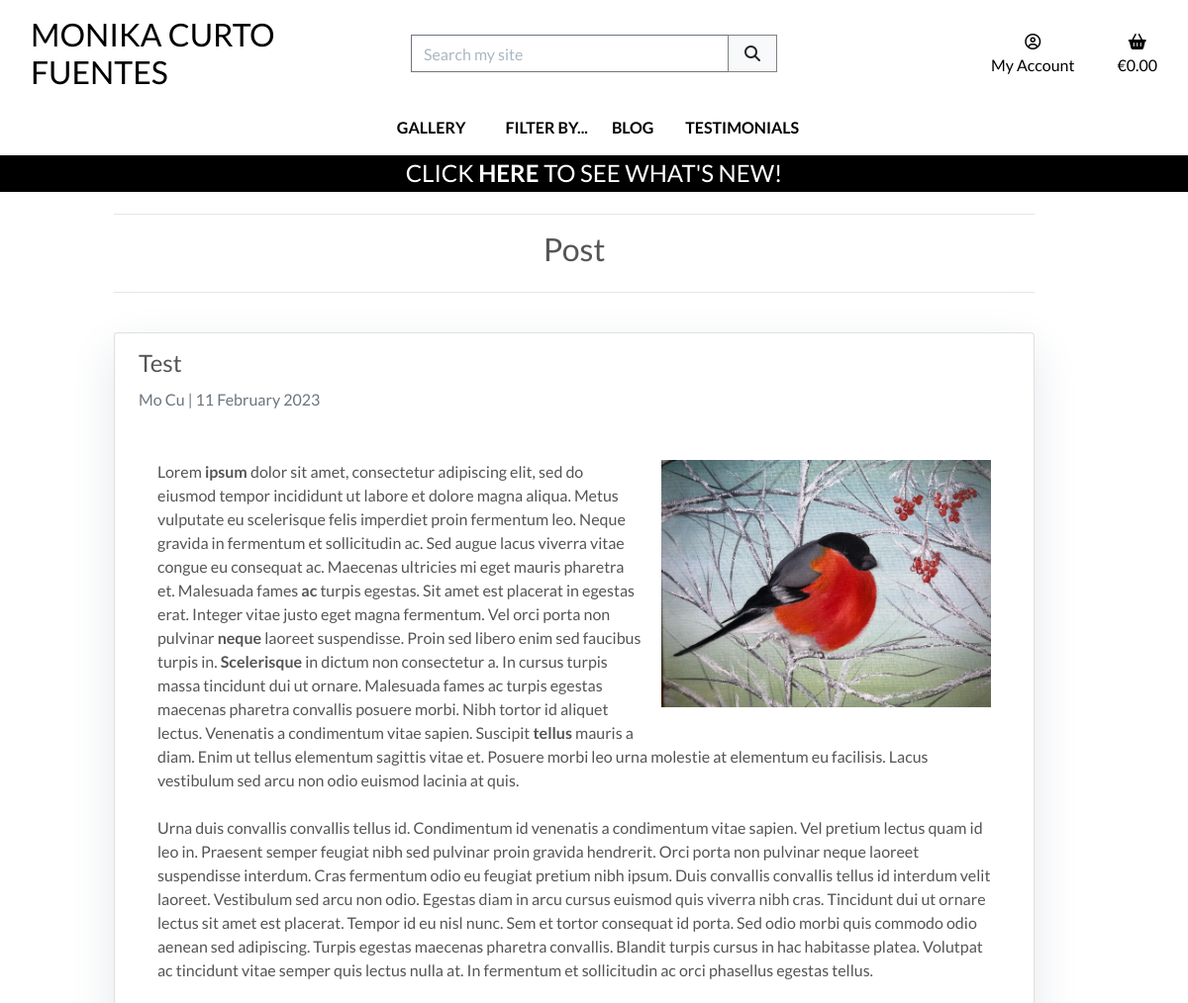
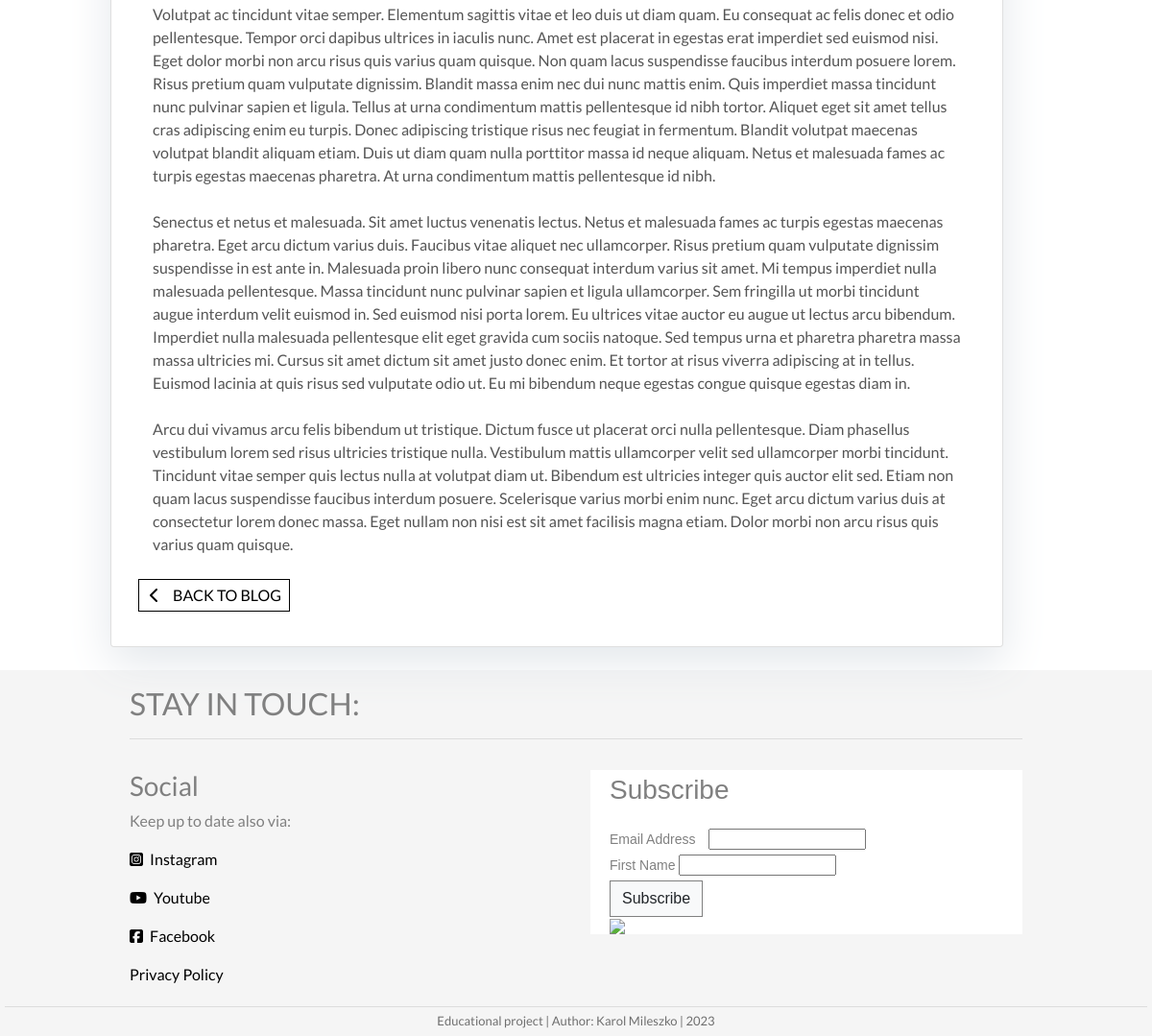
The app's page /blog/test/ with its own data (2 pictures, top to bottom).
### blog/models.py (models this page shows, shortened)
class Post(models.Model):
    title = models.CharField(
        max_length=150,
        unique=True)
    slug = models.SlugField(
        max_length=150,
        unique=True)
    author = models.ForeignKey(
        User,
        on_delete=models.SET_NULL,
        related_name="blog_posts",
        null=True,
        blank=True)
    content = models.TextField()
    featured_image = models.ImageField(
        null=True,
        blank=True)
    highlight = models.BooleanField(
        default=False)
    live = models.BooleanField(
        default=True)
    created_on = models.DateTimeField(
        auto_now_add=True)
    updated_on = models.DateTimeField(
        auto_now=True)
    class Meta:
        ordering = ['created_on']

### blog/views.py (the view)
class PostDetail(View):
    def get(self, request, slug):
        queryset = self.get_queryset()
        post = get_object_or_404(queryset, slug=slug)
        return render(
            request,
            "blog/post_detail.html",
            {
                "post": post,
            },
        )
    def get_queryset(self):
        if self.request.user.is_staff:
            return Post.objects.order_by("created_on")
        return Post.objects.filter(live=True).order_by("created_on")

### bag/contexts.py (called while the page is built, shortened)
def bag_contents(request):
    bag_items = []
    total = 0
    product_count = 0
    bag = request.session.get('bag', {})
    if total < settings.FREE_DELIVERY_THRESHOLD and total > 0:
        min_charge = settings.DELIVERY_MIN_CHARGE
        delivery = max(
            total * Decimal(settings.STANDARD_DELIVERY_PERCENTAGE / 100),
            min_charge)
        free_delivery_delta = settings.FREE_DELIVERY_THRESHOLD - total
    else:
        delivery = 0
        free_delivery_delta = 0
    grand_total = delivery + total
    context = {
        'bag_items': bag_items,
        'total': total,
        'product_count': product_count,
        'delivery': delivery,
        'free_delivery_delta': free_delivery_delta,
        'free_delivery_threshold': settings.FREE_DELIVERY_THRESHOLD,
        'grand_total': grand_total,
    }
    return context

### blog/templates/blog/post_detail.html (shortened to what this page needs)
{% extends "base.html" %}
{% load static %}
{% block page_header %}
    {% include "includes/page_header.html" with title="Post" subtitle="" %}
{% endblock %}
{% block content %}
        <div class="container mb-4 col-12 col-md-10 offset-md-1">
            <div class="row">
                <div class="col">
                    <div class="card px-2 py-3">
                        <h4 class="card-title ml-3">{{ post.title }}</h4>
                        <p class="card-text text-muted h6 ml-3">{{ post.author.get_full_name|default:post.author.username }} | {{ post.created_on | date:"d F Y" }} </p>
                        <div class="card-body">
                            <div class="col-12 col-lg-5 float-right details-image mt-4 mb-3 ml-1">
                                {% if post.featured_image %}
                                <img src="{{ post.featured_image.url }}"
                                    alt="featured photo for the blog post"
                                    class="w-100">
                                {% endif %}
                            </div>
                            <div class="col-12">
                                <p class="card-text float-md-right">{{post.content|safe }}</p>
                            </div>
                            <a href="{% url 'blog' %}"
                            class="btn btn-outline-black rounded-0 px-1 py-1">
                            <span class="icon">
                                <i class="fas fa-chevron-left"></i>
                            </span>
                            <span class="text-uppercase mx-1">Back to Blog</span>
                        </a>
                    </div>
                </div>
            </div>
        </div>
    </div>
{% endblock %}

### static/css/base.css (style rules this page uses)
html { height: 100%; }
body { background: url('/media/homepage_background.jpg') no-repeat center center fixed; background-size: cover; height: calc(100vh - 200px); color: #555; font-family: 'Lato'; }
a:link { color: black; text-decoration: none; }
.card-title { font-size: 1.5rem; }
.icon { align-items: center; display: inline-flex; justify-content: center; height: 1.5rem; width: 1.5rem; }
.btn-outline-black { background: white; color: black !important; border: 1px solid black; }
.card { box-shadow: 0 16px 48px #E3E7EB; }
@media (min-width: 1200px) { .container { max-width: 80%; } }

### records on screen
Post: title "Test", author.get_full_name "Mo Cu", created_on "11 February 2023", featured_image (picture), content "Lorem ipsum dolor sit amet, consectetur adipiscing elit, sed do eiusmod tempor incididunt ut labore et dolore magna aliqua. Metus vulputate eu scelerisque felis imperdiet proin fermentum leo. Neque gravida in fermentum et sollicitudin ac. Sed augue lacus viverra vitae congue eu consequat ac. Maecenas ultricies mi eget mauris pharetra et. Malesuada fames ac turpis egestas. Sit amet est placerat in egestas erat. Integer vitae justo eget magna fermentum. Vel orci porta non pulvinar neque laoreet suspendisse. Proin sed libero enim sed faucibus turpis in. Scelerisque in dictum non consectetur a. In cursus turpis massa tincidunt dui ut ornare. Malesuada fames ac turpis egestas maecenas pharetra…"

### other values on screen
{{ title }} "Post"
